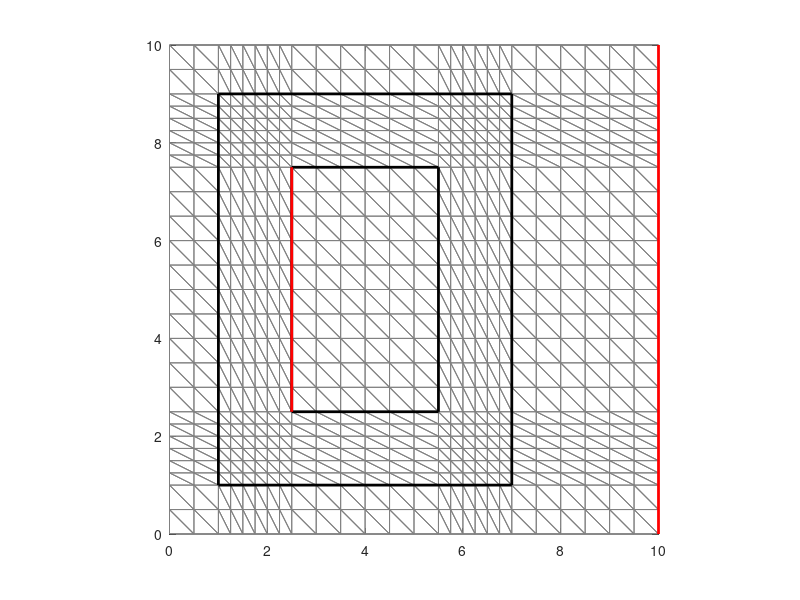

Here is the MATLAB script that generated this plot: (Note: this script raises an error after producing the figure.)
close all;
clear;
clc;

dim = [ 10.00 10.00 ]; % board size [x y]
net_step = [ 0.5 0.25 ]; % net steps => [normal accurate]
E = [ 0.50 0.75 ]; % eps => [eps1 eps2]
V = [ 0.50 0.75 ]; % V => [V1 V2]

% shield
s_d = 1.5; % thickness
s_pos = [ 1.00 1.00 ]; % position => [x, y]
s_dim = [ 6.00 8.00 ]; % thickness => [xt yt]
s_bor = [ s_pos s_pos+s_dim; s_pos+s_d s_pos+s_dim-s_d];
s_pol = [ ...
    s_bor(1, 1) s_bor(1, 1) s_bor(1, 3) s_bor(1, 3) s_bor(1, 1); ...
    s_bor(1, 2) s_bor(1, 4) s_bor(1, 4) s_bor(1, 2) s_bor(1, 2); ...
    s_bor(2, 1) s_bor(2, 1) s_bor(2, 3) s_bor(2, 3) s_bor(2, 1); ...
    s_bor(2, 2) s_bor(2, 4) s_bor(2, 4) s_bor(2, 2) s_bor(2, 2)];

xs = [ ...
    0:net_step(1):s_bor(1, 1) ...
    s_bor(1, 1):net_step(2):s_bor(2, 1) ...
    s_bor(2, 1):net_step(1):s_bor(2, 3) ...
    s_bor(2, 3):net_step(2):s_bor(1, 3) ...
    s_bor(1, 3):net_step(1):dim(1)];
ys = [ ...
    0:net_step(1):s_bor(1, 2) ...
    s_bor(1, 2):net_step(2):s_bor(2, 2) ...
    s_bor(2, 2):net_step(1):s_bor(2, 4) ...
    s_bor(2, 4):net_step(2):s_bor(1, 4) ...
    s_bor(1, 4):net_step(1):dim(2)];

xs = unique(xs.','rows');
ys = unique(ys.','rows');

x = size(xs, 1);
y = size(ys, 1);

[X,Y] = meshgrid(xs, ys);
W = [X(:) Y(:)];

m = size(W, 1);
N = 1:1:m;
N = reshape(N, y , x); 

TRI = zeros((x-1)*(y-1)*2, 3);
for i = 1:1:x-1
    tri_lower = [N(1:end-1, i) N(1:end-1, i+1) N(2:end, i)];
    tri_upper = [N(1:end-1, i+1) N(2:end, i+1) N(2:end, i)];
    TRI((i-1)*2*(y-1)+1:i*2*(y-1),:) = [tri_lower; tri_upper];
end
z = size(TRI, 1);

triplot(TRI, W(:, 1), W(:, 2), 'Color', [0.5 0.5 0.5]), axis equal, axis([0 dim(1) 0 dim(2)]), hold on;
rectangle('Position', [s_pos s_dim], 'LineWidth', 2, 'EdgeColor', 'k'), hold on;
rectangle('Position', [s_pos+s_d s_dim-2*s_d], 'LineWidth', 2, 'EdgeColor', 'k'), hold on;
plot([dim(1) dim(1)], [0 dim(2)], 'Color', 'r', 'LineWidth', 2), hold on;
plot(s_bor(2, 1:2), s_bor(2, 1:2)+[0 -s_d*2+s_dim(2)], 'Color', 'r', 'LineWidth', 2), hold on;

% shield area
[s_pol_x, s_pol_y] = polybool('subtraction', s_pol(1, :), s_pol(2, :), s_pol(3, :), s_pol(4, :));
in = inpolygon(W(:,1), W(:,2), s_pol_x, s_pol_y);
s_tri = zeros(z, 3);
t = 0;
for i = 1:1:z
    if in(TRI(i, 1)) == 1 && in(TRI(i, 2)) == 1 && in(TRI(i, 3)) == 1
        t = t + 1;
        s_tri(t, :) = TRI(i, :);
    end
end
s_tri = s_tri(1:t, :); % triangles inside shield walls/borders